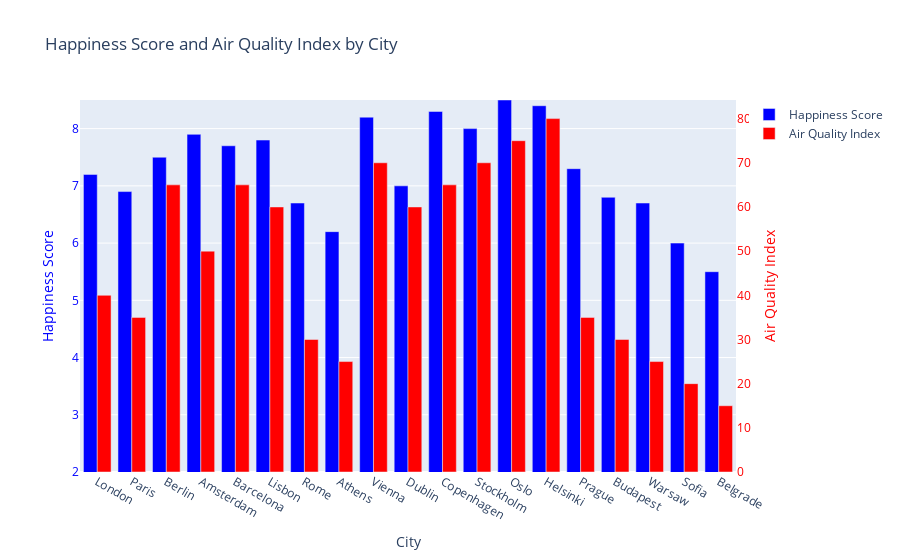

The notebook cell saved with this chart:
### Code cell
train_europe_df = train_df[train_df['City'].isin(european_cities)]

cities = train_europe_df['City']
air_quality_index = train_europe_df['Air_Quality_Index']
happiness_score = train_europe_df['Happiness_Score']

# Create traces for the bar chart
trace1 = go.Bar(
    x=cities,
    y=happiness_score,
    name='Happiness Score',
    yaxis='y1',
    offsetgroup=1,
    marker=dict(color='blue')
)

trace2 = go.Bar(
    x=cities,
    y=(100 - air_quality_index),
    name='Air Quality Index',
    yaxis='y2',
    offsetgroup=2,
    marker=dict(color='red')
)

# Create the layout with two y-axes
layout = go.Layout(
    title='Happiness Score and Air Quality Index by City',
    yaxis=dict(
        title='Happiness Score',
        titlefont=dict(color='blue'),
        tickfont=dict(color='blue'),
        range=[2, max(happiness_score)]
    ),
    yaxis2=dict(
        title='Air Quality Index',
        titlefont=dict(color='red'),
        tickfont=dict(color='red'),
        overlaying='y',
        side='right',
        showgrid=False,
    ),
    xaxis=dict(
        title='City'
    ),
    barmode='group'
)

# Create the figure
fig = go.Figure(data=[trace1, trace2], layout=layout)

# Show the plot
fig.show()

### Figure 1 — Plotly figure (JSON) as saved in the notebook; plotly's stock layout.template omitted (floating-point values rounded to 4 significant figures)
{"data": [{"marker": {"color": "blue"}, "name": "Happiness Score", "offsetgroup": "1", "type": "bar", "x": ["London", "Paris", "Berlin", "Amsterdam", "Barcelona", "Lisbon", "Rome", "Athens", "Vienna", "Dublin", "Copenhagen", "Stockholm", "Oslo", "Helsinki", "Prague", "Budapest", "Warsaw", "Sofia", "Belgrade"], "y": [7.2, 6.9, 7.5, 7.9, 7.7, 7.8, 6.7, 6.2, 8.2, 7, 8.3, 8, 8.5, 8.4, 7.3, 6.8, 6.7, 6, 5.5], "yaxis": "y"}, {"marker": {"color": "red"}, "name": "Air Quality Index", "offsetgroup": "2", "type": "bar", "x": ["London", "Paris", "Berlin", "Amsterdam", "Barcelona", "Lisbon", "Rome", "Athens", "Vienna", "Dublin", "Copenhagen", "Stockholm", "Oslo", "Helsinki", "Prague", "Budapest", "Warsaw", "Sofia", "Belgrade"], "y": [40, 35, 65, 50, 65, 60, 30, 25, 70, 60, 65, 70, 75, 80, 35, 30, 25, 20, 15], "yaxis": "y2"}], "layout": {"barmode": "group", "title": {"text": "Happiness Score and Air Quality Index by City"}, "xaxis": {"title": {"text": "City"}}, "yaxis": {"range": [2, 8.5], "tickfont": {"color": "blue"}, "title": {"font": {"color": "blue"}, "text": "Happiness Score"}}, "yaxis2": {"overlaying": "y", "showgrid": false, "side": "right", "tickfont": {"color": "red"}, "title": {"font": {"color": "red"}, "text": "Air Quality Index"}}}}
